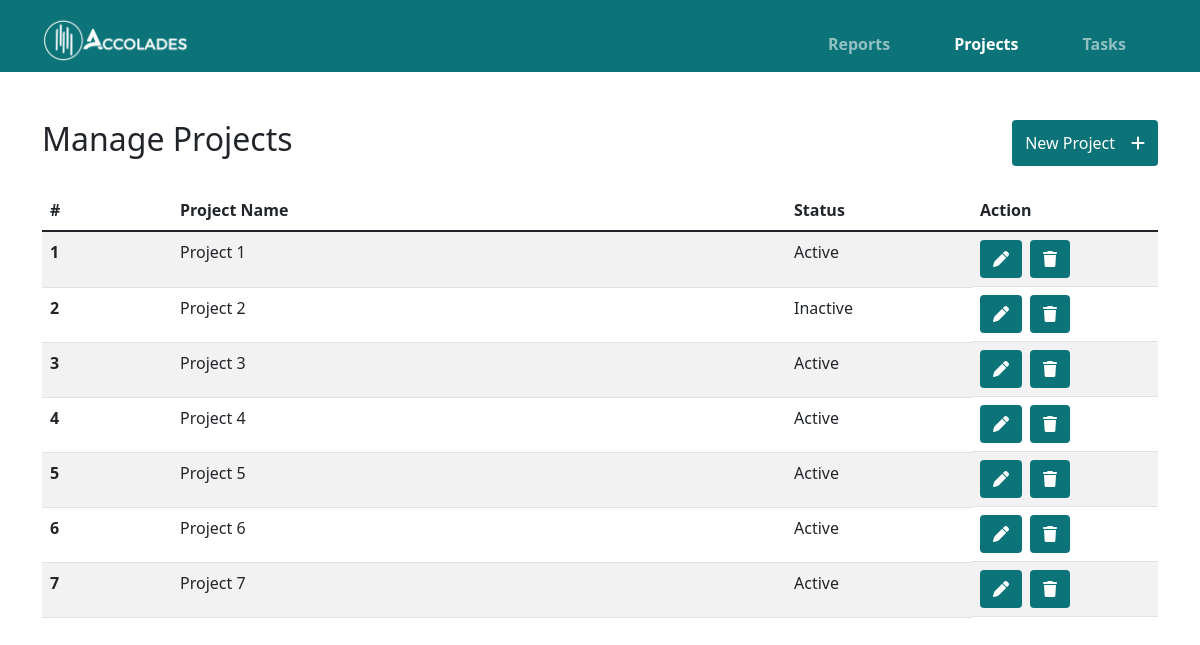
/project.php, run on the app's committed database.
### tables this page shows
CREATE TABLE `projects` (
  `id` int(11) NOT NULL,
  `project_name` varchar(50) NOT NULL,
  `status` varchar(50) NOT NULL DEFAULT 'Active'
);

### database_handle/read.php (called while the page is built, shortened)
<?php
    function execute_and_read($sql)
    {
        $connection = mysqli_connect("localhost","root","","accolades");
        $result = mysqli_query($connection, $sql);
        $data = json_encode(mysqli_fetch_all($result, MYSQLI_ASSOC));
        return($data);
    }
?>

### project.php (the view, shortened to what this page needs)
<!DOCTYPE html>
<html lang="en">
	<head>
		<?php include("common/head.php"); ?>
	</head>
	<body>
		<?php
			include("database_handle/read.php");
			include("common/nav.php");
			$data = json_decode(execute_and_read("SELECT * FROM projects WHERE status != 'Deleted'"));
		?>
		<div class="container">
			<div class="row mb-4">
				<div class="col">
					<h2>Manage Projects</h2>
				</div>
				<div class="col-3 d-grid d-flex justify-content-end">
					<button type="button" class="btn btn-main" data-bs-toggle="modal" data-bs-target="#new_project_modal">
						<span class="d-none d-md-inline-block me-3">New Project</span><i class="fa-solid fa-plus"></i>
					</button>
				</div>
			</div>
			<div class="row">
				<div class="col">
					<table class="table table-striped">
						<thead>
							<tr>
								<th scope="col">#</th>
								<th scope="col">Project Name</th>
								<th scope="col" class="col-2">Status</th>
								<th scope="col" class="col-2">Action</th>
							</tr>
						</thead>
						<tbody>
							<?php
								for ($i=0; $i < sizeof($data); $i++)
								{
									print '<tr id="' . $data[$i]->id . '">';
					                print '<th scope="row">' . $i + 1 . '</th>';
					                print '<td>' . $data[$i]->project_name . '</td>';
					                print '<td>' . $data[$i]->status . '</td>';
					                print '<td class="d-grid gap-2 d-md-flex">
					                    <button type="button" class="btn btn-main" data-bs-toggle="modal" data-bs-target="#update_project_modal" onclick="fill_update_form(' . $data[$i]->id . ', \'' . $data[$i]->project_name . '\', \'' . $data[$i]->status . '\')">
					                    	<i class="fa-solid fa-pen"></i>
					                    </button>
					                    <button type="button" class="btn btn-main"><i class="fa-solid fa-trash"></i></button>
					                </td>
					            </tr>';
								}
							?>
						</tbody>
					</table>
				</div>
			</div>
		</div>
	</body>
</html>

### css/main.css (style rules this page uses)
.btn-main { background-color: #0c7479 !important; color: #ffffff !important; }

### data on the page
projects: project_name "Project 1", status "Active"
projects: project_name "Project 2", status "Inactive"
projects: project_name "Project 3", status "Active"
projects: project_name "Project 4", status "Active"
projects: project_name "Project 5", status "Active"
projects: project_name "Project 6", status "Active"
projects: project_name "Project 7", status "Active"
